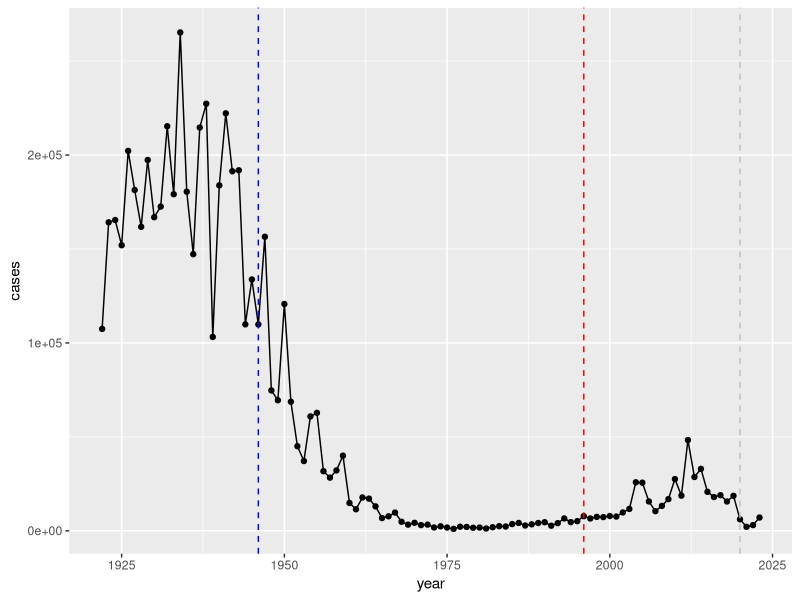

Source code (R): (Note: this script raises an error after producing the figure.)
## ---- chunk 1
cdc <- data.frame( year = c(1922L,1923L,1924L,1925L,
                            1926L,1927L,1928L,1929L,1930L,1931L,
                            1932L,1933L,1934L,1935L,1936L,
                            1937L,1938L,1939L,1940L,1941L,1942L,
                            1943L,1944L,1945L,1946L,1947L,
                            1948L,1949L,1950L,1951L,1952L,
                            1953L,1954L,1955L,1956L,1957L,1958L,
                            1959L,1960L,1961L,1962L,1963L,
                            1964L,1965L,1966L,1967L,1968L,1969L,
                            1970L,1971L,1972L,1973L,1974L,
                            1975L,1976L,1977L,1978L,1979L,1980L,
                            1981L,1982L,1983L,1984L,1985L,
                            1986L,1987L,1988L,1989L,1990L,
                            1991L,1992L,1993L,1994L,1995L,1996L,
                            1997L,1998L,1999L,2000L,2001L,
                            2002L,2003L,2004L,2005L,2006L,2007L,
                            2008L,2009L,2010L,2011L,2012L,
                            2013L,2014L,2015L,2016L,2017L,2018L,
                            2019L,2020L,2021L,2022L,2023L),
                   cases = c(107473,164191,165418,152003,
                            202210,181411,161799,197371,
                            166914,172559,215343,179135,265269,
                            180518,147237,214652,227319,103188,
                            183866,222202,191383,191890,109873,
                            133792,109860,156517,74715,69479,
                            120718,68687,45030,37129,60886,
                            62786,31732,28295,32148,40005,
                            14809,11468,17749,17135,13005,6799,
                            7717,9718,4810,3285,4249,3036,
                            3287,1759,2402,1738,1010,2177,2063,
                            1623,1730,1248,1895,2463,2276,
                            3589,4195,2823,3450,4157,4570,
                            2719,4083,6586,4617,5137,7796,6564,
                            7405,7298,7867,7580,9771,11647,
                            25827,25616,15632,10454,13278,
                            16858,27550,18719,48277,28639,32971,
                            20762,17972,18975,15609,18617,
                            6124,2116,3044,7063)
       )
## ---- chunk 2
library(ggplot2)

ggplot(cdc) +
  aes(year, cases) +
  geom_point() +
  geom_line() +
  geom_vline(xintercept = 1946, col="blue", lty=2) +
  geom_vline(xintercept = 1996, col="red", lty=2) +
  geom_vline(xintercept = 2020, col="gray", lty=2)

## ---- chunk 3
cdc <- data.frame( year = c(1922L,1923L,1924L,1925L,
                            1926L,1927L,1928L,1929L,1930L,1931L,
                            1932L,1933L,1934L,1935L,1936L,
                            1937L,1938L,1939L,1940L,1941L,1942L,
                            1943L,1944L,1945L,1946L,1947L,
                            1948L,1949L,1950L,1951L,1952L,
                            1953L,1954L,1955L,1956L,1957L,1958L,
                            1959L,1960L,1961L,1962L,1963L,
                            1964L,1965L,1966L,1967L,1968L,1969L,
                            1970L,1971L,1972L,1973L,1974L,
                            1975L,1976L,1977L,1978L,1979L,1980L,
                            1981L,1982L,1983L,1984L,1985L,
                            1986L,1987L,1988L,1989L,1990L,
                            1991L,1992L,1993L,1994L,1995L,1996L,
                            1997L,1998L,1999L,2000L,2001L,
                            2002L,2003L,2004L,2005L,2006L,2007L,
                            2008L,2009L,2010L,2011L,2012L,
                            2013L,2014L,2015L,2016L,2017L,2018L,
                            2019L,2020L,2021L,2022L,2023L, 2024L,
                            2025L),
                   cases = c(107473,164191,165418,152003,
                            202210,181411,161799,197371,
                            166914,172559,215343,179135,265269,
                            180518,147237,214652,227319,103188,
                            183866,222202,191383,191890,109873,
                            133792,109860,156517,74715,69479,
                            120718,68687,45030,37129,60886,
                            62786,31732,28295,32148,40005,
                            14809,11468,17749,17135,13005,6799,
                            7717,9718,4810,3285,4249,3036,
                            3287,1759,2402,1738,1010,2177,2063,
                            1623,1730,1248,1895,2463,2276,
                            3589,4195,2823,3450,4157,4570,
                            2719,4083,6586,4617,5137,7796,6564,
                            7405,7298,7867,7580,9771,11647,
                            25827,25616,15632,10454,13278,
                            16858,27550,18719,48277,28639,32971,
                            20762,17972,18975,15609,18617,
                            6124,2116,3044,7063, 22538,
                            21906)
       )
## ---- chunk 4
library(jsonlite)
subject <- read_json("https://www.cmi-pb.org/api/v5_1/subject",
                     simplifyVector = TRUE)
head(subject)
## ---- chunk 5
table(subject$infancy_vac)
## ---- chunk 6
table(subject$biological_sex)
## ---- chunk 7
table(subject$race, subject$biological_sex)
## ---- chunk 8
specimen <- read_json("https://www.cmi-pb.org/api/v5_1/specimen",
                      simplifyVector = TRUE)
ab_titer <- read_json("https://www.cmi-pb.org/api/v5_1/plasma_ab_titer",
                      simplifyVector = TRUE)
## ---- chunk 9
head(specimen)
head(ab_titer)
## ---- chunk 10
library(dplyr)
meta <- inner_join(subject, specimen)
head(meta)
## ---- chunk 11
abdata <- inner_join(ab_titer, meta)
head(abdata)
## ---- chunk 12
table(abdata$isotype)
## ---- chunk 13
table(abdata$antigen)
## ---- chunk 14
igg <- abdata |>
  filter (isotype=="IgG")

head(igg)
## ---- chunk 15
ggplot(igg) +
  aes(MFI_normalised, antigen) +
  geom_boxplot()
## ---- chunk 16
ggplot(igg) +
  aes(MFI_normalised, antigen, col=infancy_vac) +
  geom_boxplot()
## ---- chunk 17
ggplot(igg) +
  aes(MFI_normalised, antigen, col=infancy_vac) +
  geom_boxplot() +
  facet_wrap(~infancy_vac)
## ---- chunk 18
ggplot(igg) +
  aes(MFI_normalised, antigen, col=infancy_vac) +
  geom_boxplot() +
  facet_wrap(~visit)
## ---- chunk 19
## filter to 2021 dataset, IgG and PT only
abdata.PT.21 <- abdata |>
  filter(dataset == "2021_dataset",
         isotype == "IgG",
         antigen =="PT")

  ggplot(abdata.PT.21) +
    aes(x=planned_day_relative_to_boost,
        y=MFI_normalised,
        col=infancy_vac,
        group=subject_id) +
    geom_point() +
    geom_line() +
    geom_smooth(aes(group=infancy_vac), se = FALSE, method = "loess",
                span = 0.4, linewidth = 1.5) +
    geom_vline(xintercept=0, linetype="dashed") +
    geom_vline(xintercept=14, linetype="dashed") +
  labs(title="2021 dataset IgG PT",
       subtitle = "Dashed lines indicate day 0 (pre-boost) and 14 (apparent peak levels)")
